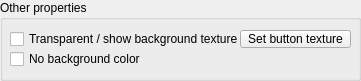
  <widget class="QGroupBox" name="groupBox_6">
   <property name="geometry">
    <rect>
     <x>10</x>
     <y>570</y>
     <width>361</width>
     <height>81</height>
    </rect>
   </property>
   <property name="title">
    <string>Other properties</string>
   </property>
   <property name="flat">
    <bool>false</bool>
   </property>
   <widget class="QCheckBox" name="qqTransparent">
    <property name="geometry">
     <rect>
      <x>10</x>
      <y>30</y>
      <width>231</width>
      <height>18</height>
     </rect>
    </property>
    <property name="focusPolicy">
     <enum>Qt::StrongFocus</enum>
    </property>
    <property name="text">
     <string>Transparent / show background texture</string>
    </property>
   </widget>
   <widget class="QCheckBox" name="qqNoBackground">
    <property name="geometry">
     <rect>
      <x>10</x>
      <y>50</y>
      <width>181</width>
      <height>18</height>
     </rect>
    </property>
    <property name="focusPolicy">
     <enum>Qt::StrongFocus</enum>
    </property>
    <property name="text">
     <string>No background color</string>
    </property>
   </widget>
   <widget class="QToolButton" name="qqSetTexture">
    <property name="geometry">
     <rect>
      <x>240</x>
      <y>30</y>
      <width>111</width>
      <height>18</height>
     </rect>
    </property>
    <property name="focusPolicy">
     <enum>Qt::StrongFocus</enum>
    </property>
    <property name="text">
     <string>Set button texture</string>
    </property>
   </widget>
  </widget>
